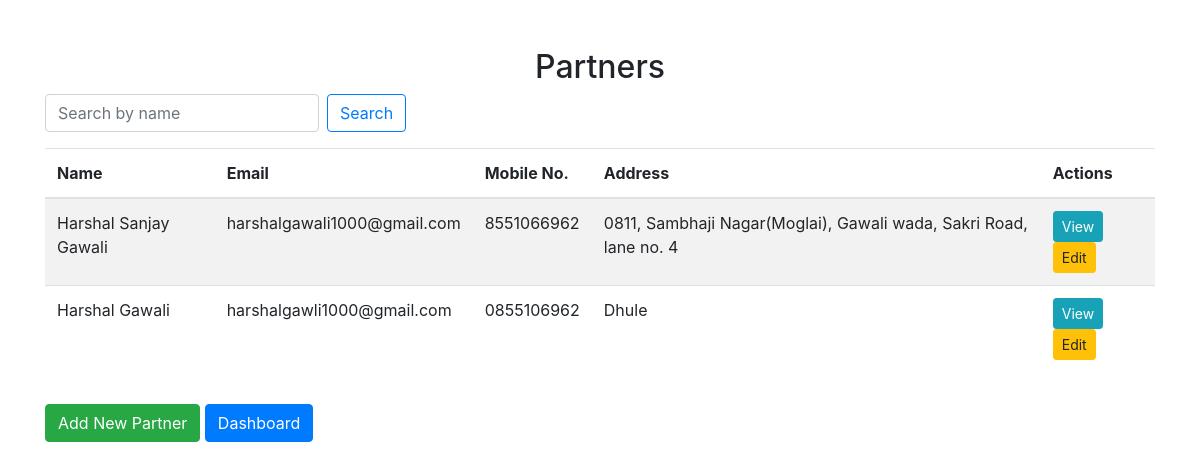
Page /partners/ (signed in) on the committed database.
### app/models.py (models this page shows)
class Partner(models.Model):
    name = models.CharField(max_length=100)
    email = models.EmailField(max_length=100, unique=True, null=True, blank=True)
    mobile_no = models.CharField(max_length=20, unique=True, null=True, blank=True)
    address = models.TextField()
    created_at = models.DateTimeField(auto_now_add=True)

### app/views.py (the view)
# urls.py: path('partners/', views.partner_list, name='partner_list'),
@login_required
def partner_list(request):
    partners = Partner.objects.all()
    query = request.GET.get('q')
    if query:
        partners = partners.filter(name__icontains=query)
    return render(request, 'partner_list.html', {'partners': partners})

### app/templates/partner_list.html (shortened to what this page needs)
<!DOCTYPE html>
<html lang="en">
<head>
    <link rel="stylesheet" href="https://stackpath.bootstrapcdn.com/bootstrap/4.5.2/css/bootstrap.min.css">
</head>
<body>
    <div class="container mt-5">
        <h2 class="text-center">Partners</h2>
        <form method="GET" class="form-inline mb-3">
            <input type="text" name="q" class="form-control mr-2" placeholder="Search by name" value="{{ request.GET.q }}">
            <button type="submit" class="btn btn-outline-primary">Search</button>
        </form>
        <table class="table table-striped">
            <thead>
                <tr>
                    <th>Name</th>
                    <th>Email</th>
                    <th>Mobile No.</th>
                    <th>Address</th>
                    <th>Actions</th>
                </tr>
            </thead>
            <tbody>
                {% for partner in partners %}
                <tr>
                    <td>{{ partner.name }}</td>
                    <td>{{ partner.email }}</td>
                    <td>{{ partner.mobile_no }}</td>
                    <td>{{ partner.address }}</td>
                    <td>
                        <a href="{% url 'partner_detail' partner.pk %}" class="btn btn-info btn-sm">View</a>
                        <a href="{% url 'edit_partner' partner.pk %}" class="btn btn-warning btn-sm">Edit</a>
                    </td>
                </tr>
                {% endfor %}
            </tbody>
        </table>
        <a href="{% url 'add_partner' %}" class="btn btn-success mt-3">Add New Partner</a>
        <a href="{% url 'dashboard' %}" class="btn btn-primary mt-3">Dashboard</a>
    </div>
</body>
</html>

### rows in the picture
Partner: name "Harshal Sanjay Gawali", email "harshalgawali1000@gmail.com", mobile_no "8551066962", address "0811, Sambhaji Nagar(Moglai), Gawali wada, Sakri Road, lane no. 4"
Partner: name "Harshal Gawali", email "harshalgawli1000@gmail.com", mobile_no "0855106962", address "Dhule"
